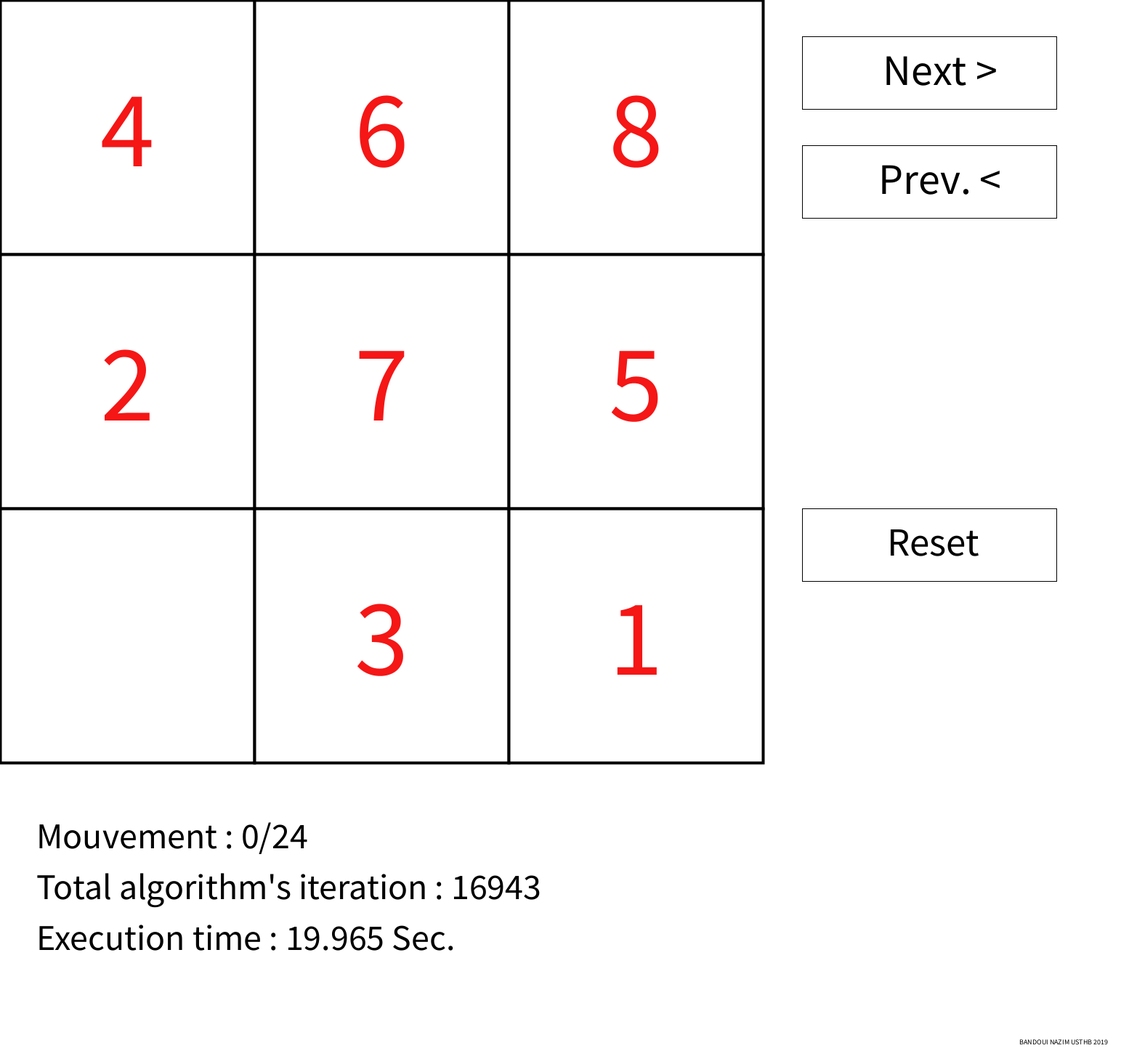
Frame 1 (no input)
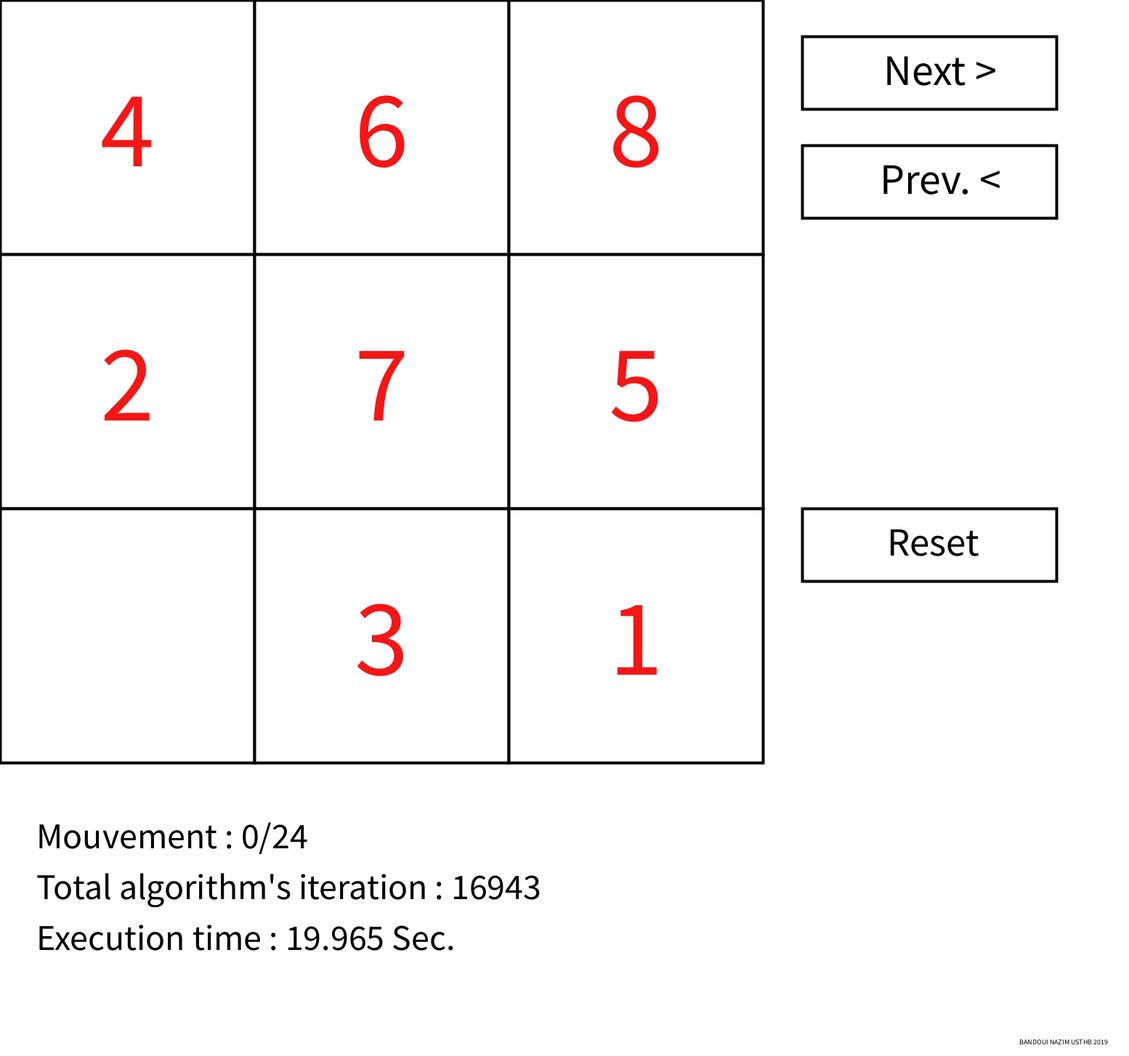
Frame 60 (the mouse pressed at the canvas centre just before this capture)
Frame 120 (the mouse held since frame 60 and released just before this capture): identical to frame 60, image omitted

The Processing sketch that drew these frames (run headless with seeded random() and noise(); from frame 60 on, the mouse is pressed at the canvas centre):

// Processing sketch: Taquin
// ── Taquin.pde



void setup()
{
  //Title
  surface.setTitle("Jeu du Taquin");
  //Resizable or not
  surface.setResizable(false);
  //window size , surface.setSize(x,y);
  surface.setSize(grid.length*cell_size+border+500,grid.length*cell_size+border+400);
  //surface.setLocation()
  surface.setLocation(600,0);
 /* println("Generation aleatoire de la matrice");
  random_shuffle(max,min);
  println("Matrice : ");
  printmatrix(grid);
  println("---------------------------");*/
  ts=System.currentTimeMillis();
  astar();
  te=System.currentTimeMillis()-ts;
  h=(float)te/1000;
  inb=road.size();
  mataff(first,road.get(0).mat);
  
}
int id=0;
int exec=0;
int done=0;
boolean cv=false;
boolean cv2 =false;
void draw()
{
    update(mouseX, mouseY);
 background(255);
 checkcolor();
 fill(todraw1);
 rect(rect1X, rect1Y, rect1SizeX, rect1SizeY);
  textSize(60);
 textAlign(CENTER,CENTER);
 fill(0);
 text("Prev. <",rect1X+190,rect1Y+45);
 fill(todraw2);
  rect(rect2X, rect2Y, rect2SizeX, rect2SizeY);
   textSize(60);
 textAlign(CENTER,CENTER);
 fill(0);
 text("Next >",rect2X+190,rect2Y+45);
   fill(todraw3);
    rect(rect3X, rect3Y, rect3SizeX, rect3SizeY);
    textSize(55);
 textAlign(CENTER,CENTER);
 fill(0);
 text("Reset",rect3X+180,rect3Y+45);

 fill(todraw4);
  fill(0);
     textSize(text_size2);
       textAlign(LEFT,CENTER);
   
       text("Mouvement : "+exec+"/"+(inb-1),50,cell_size*3+100);
      text("Total algorithm's iteration : "+iter,50,cell_size*3+170);
      text("Execution time : "+h+" Sec.",50,cell_size*3+240);
      if(g==1)
      mataff(grid,first);
 
 textSize(10);
 textAlign(CENTER,CENTER);
 fill(0);
 text("BANDOUI NAZIM USTHB 2019",grid.length*cell_size+border+410,grid.length*cell_size+border+380);
  for (int i=0;i<grid.length;i++)
  {
    for (int j=0;j<grid[0].length;j++)
    {

      //stroke(color) bordure de l'objet a dessiner
      stroke(0);
      //fill(color) couleur de l'objet a dessiner
      if(equal(grid,goal))
      {fill(#16F517);done=1;}
      else
      fill(#FFFFFF);
      //strokeWeight(color) epaisseur de la bordure
      strokeWeight(border);
      //rect(x,y,largeur,hauteur)
      rect(i*cell_size,j*cell_size,cell_size,cell_size);
      //info text
      textSize(text_size);
      fill(#F51616);
      String number="";
      if(grid[j][i]!=0)
      number=number+grid[j][i];
    textAlign(CENTER,CENTER);
    //text(text,x,y)
    text(number,i*cell_size+cell_size/2,j*cell_size+cell_size/2);
  }
  }
delay(0);
}
void mousePressed() {
  if (rect2Over) {
    if (id<road.size() && done==0)
    {
      g=0;
      if(id<=0)
      id=0;
     done=0;
       id++;
    mataff(grid,road.get(id).mat);
    exec++;
    }
  }
    if (rect1Over) {
    if (id>0)
    {
    id--;
    mataff(grid,road.get(id).mat);
    done=0;
    exec--;
    }
    if(id==0)
    g=1;
  }
  if (rect3Over)
  {
id=0;
exec=0;
done=0;
    g=1;
  }
}

// ── astar.pde


void astar()
{
  node currentnode = new node(grid,h1(grid),0,null);
  if(heuristic==1)
  currentnode = new node(grid,h2(grid),0,null);
  print("Finding the shortest path ...\n");
  child.add(currentnode);
  while(end==0)
  {
    currentnode=child.poll();
    if(equal(currentnode.mat,goal))
      {end=1;break;}
    if(existinopen(currentnode,child))
      update(currentnode,child);
     else
     {
       
        if(upok(currentnode.mat)==1)
         { 
           int[][] temp=newmat(currentnode.mat,nullx(currentnode.mat),nully(currentnode.mat),nullx(currentnode.mat)-1,nully(currentnode.mat));
           if((unvisited((new node(temp,0,0,currentnode)),visited))) 
           {
             if(heuristic==0)
             child.add(new node(temp,h1(temp),currentnode.pathcost+1,currentnode));
             else
             child.add(new node(temp,h2(temp),currentnode.pathcost+1,currentnode));
              //child.add(new node(temp,h1(temp),currentnode.pathcost+1));
           }
        }
        
        
        if(downok(currentnode.mat)==1)
         { 
           int[][] temp=newmat(currentnode.mat,nullx(currentnode.mat),nully(currentnode.mat),nullx(currentnode.mat)+1,nully(currentnode.mat));
           if((unvisited((new node(temp,0,0,currentnode)),visited))) 
           {
             if(heuristic==0)
             child.add(new node(temp,h1(temp),currentnode.pathcost+1,currentnode));
             else
             child.add(new node(temp,h2(temp),currentnode.pathcost+1,currentnode));
           }
        }
        
        if(leftok(currentnode.mat)==1)
         { 
           int[][] temp=newmat(currentnode.mat,nullx(currentnode.mat),nully(currentnode.mat),nullx(currentnode.mat),nully(currentnode.mat)-1);
           if((unvisited((new node(temp,0,0,currentnode)),visited))) 
           {
             if(heuristic==0)
             child.add(new node(temp,h1(temp),currentnode.pathcost+1,currentnode));
             else
             child.add(new node(temp,h2(temp),currentnode.pathcost+1,currentnode));
             
           }
        }
        
        if(rightok(currentnode.mat)==1)
         { 
           int[][] temp=newmat(currentnode.mat,nullx(currentnode.mat),nully(currentnode.mat),nullx(currentnode.mat),nully(currentnode.mat)+1);
           if((unvisited((new node(temp,0,0,currentnode)),visited))) 
           {
             if(heuristic==0)
             child.add(new node(temp,h1(temp),currentnode.pathcost+1,currentnode));
             else
             child.add(new node(temp,h2(temp),currentnode.pathcost+1,currentnode));
           }
        }
     }
     visited.add(currentnode);iter++;
    
  }

  print("Path found\n");
  print("Building path ...\n");
  roadbuilder(currentnode,road);
  inv(road);
   print("Build done\n");
  
}

// ── class.pde
import java.util.Comparator;
class node 
{
  int [][] mat;
  double nodecost;
  double pathcost;
  double totalcost;
  node father;
  
  node(int[][] x , double xx , double xxx , node z)
  {
    mat=x;
    nodecost=xx;
    pathcost=xxx;
    totalcost=xx+xxx;
    father=z;
  }
  node (double a , double b)
  {
    int[][] temp = {{0,0,0},{0,0,0},{0,0,0}};
    nodecost=a;
    pathcost=b;
    totalcost=a+b;
    mat=temp;
  }
  String toString()
  {
    return "nodecost ==> "+nodecost +"  pathcost ==> "+pathcost+"   totalcost ==> "+totalcost+"\n" ;
  }
}

class nodecomp implements Comparator<node>
{
    int compare(node a , node b)
  {
    if (a.totalcost<b.totalcost)
      return -1;
    if (a.totalcost>b.totalcost)
      return 1;
    return 0;
  }
}

// ── declarations.pde
import java.util.*;
int [][] grid = {{4,6,8},{2,7,5},{0,3,1}};
int[][] first = {{0,0,0},{0,0,0},{0,0,0}};
int [][] goal = {{1,2,3},{8,0,4},{7,6,5}};
int cell_size = 350;
int border=4;
int text_size=150;
int text_size2=50;
int [] selected ={0,2};
int end=0;
int iter=0;
int inb;
long ts,te;
float h;
int g=0;
int delai=600;
ArrayList<node> road = new ArrayList<node> ();
PriorityQueue<node> child = new PriorityQueue<node> (1,new nodecomp());
ArrayList<node> visited = new ArrayList<node> ();


int [][] pred={ {0,0,0}, {0,0,0}, {0,0,0}} ;




Random random = new Random();
int min=10;
int max=50;


//Choix de l'heuristique
//0- Nombre de cases mal places (favorise le nombre de coups)
//1- Somme des distance euclidiennes entre les position actuelles des cases et leur position finale (favorise le temps d'execution)
int heuristic=0;

// ── functions.pde
//retourne le x du 0 dans la matrice
int nullx(int[][]a)
{
  for (int i=0 ; i<a.length ; i++)
  {
    for (int j=0 ; j<a.length ; j++)
    {
      if(a[i][j]==0)
      return i;
    }
  }
  return -1;
}

  //retourne le y du 0 dans la matrice
int nully(int[][]a)
{
  for (int i=0 ; i<a.length ; i++)
  {
    for (int j=0 ; j<a.length ; j++)
    {
      if(a[i][j]==0)
      return j;
    }
  }
  return -1;
}


boolean adjc(int x , int y)
{
  if(y==1)
  {
    if(x==0)
    if(grid[y][x+1] == 0 ||grid[y-1][x] == 0 || grid[y+1][x] == 0)
  return true;
     else return false;
    if(x==1)
    if(grid[y][x+1] == 0 ||grid[y-1][x] == 0 || grid[y+1][x] == 0||grid[y][x-1] == 0 )
  return true;
     else return false;
    if(x==2)
    if(grid[y][x-1] == 0 ||grid[y-1][x] == 0 || grid[y+1][x] == 0 )
  return true;
     else return false;
  }
    if(y==2)
  {
    if(x==0)
    if(grid[y][x+1] == 0 || grid[y-1][x] == 0)
  return true;
     else return false;
    if(x==1)
    if(grid[y][x+1] == 0 || grid[y-1][x] == 0||grid[y][x-1] == 0 )
  return true;
     else return false;
    if(x==2)
    if(grid[y][x-1] == 0 || grid[y-1][x] == 0 )
  return true;
     else return false;
  }
      if(y==0)
  {
    if(x==0)
    if(grid[y][x+1] == 0 || grid[y+1][x] == 0)
  return true;
     else return false;
    if(x==1)
    if(grid[y][x+1] == 0 || grid[y+1][x] == 0||grid[y][x-1] == 0 )
  return true;
     else return false;
    if(x==2)
    if(grid[y][x-1] == 0 || grid[y+1][x] == 0 )
  return true;
     else return false;
  }
  return false;
}

//deux matrices sont egales
boolean equal(int [][]a , int [][] b)
{
  for (int i=0 ; i<a.length ; i++)
  {
      for(int j=0 ; j<a[0].length ; j++)
      {
        if(a[j][i] != b [j][i])
        return false;
      }
    }
  return true;
}



//nouvelle matrice avec substitution entre a[x1][y1] et a[x2][y2]
int[][] newmat(int [][] b, int x1 , int y1 , int x2 , int y2)
{
  int a[][]={{b[0][0],b[0][1],b[0][2]},{b[1][0],b[1][1],b[1][2]},{b[2][0],b[2][1],b[2][2]}};
    int temp=a[x1][y1];
a[x1][y1]=a[x2][y2];
 a[x2][y2]=temp;
 return a;
}
//possibilité de faire bouger le 0 dans les quatre directions
int upok(int [][]a)
{
  if (nullx(a)<=2 && nullx(a)>=1)
    return 1;
  return 0;
}
int downok(int [][]a)
{
  if(nullx(a)<=1 && nullx(a)>=0)
    return 1;
  return 0;
}
int rightok(int [][]a)
{
  if(nully(a)<=1 && nully(a)>=0)
    return 1;
  return 0;
}
int leftok(int [][]a)
{
  if (nully(a)<=2 && nully(a)>=1)
  return 1;
  return 0;
}

// permute entre deux noeuds
void subnode(node x , node y)
{
  node z = new node (0,0);
  z.mat=cop(x.mat);
  z.nodecost=x.nodecost;
  z.pathcost=x.pathcost;
  z.totalcost=x.totalcost;
   x.mat=cop(y.mat);
  x.nodecost=y.nodecost;
  x.pathcost=y.pathcost;
  x.totalcost=y.totalcost;
    y.mat=cop(z.mat);
  y.nodecost=z.nodecost;
  y.pathcost=z.pathcost;
  y.totalcost=z.totalcost;
  
}
//tri une liste par ordre croissant du totalcost

//si 2 noeuds sont adjacants
boolean next(node a , node b)
{
  if (upok(a.mat)==1 && equal(newmat(a.mat,nullx(a.mat),nully(a.mat),nullx(a.mat)-1,nully(a.mat)),b.mat))
  return true;
  if (downok(a.mat)==1 && equal(newmat(a.mat,nullx(a.mat),nully(a.mat),nullx(a.mat)+1,nully(a.mat)),b.mat))
  return true;
  if (leftok(a.mat)==1 && equal(newmat(a.mat,nullx(a.mat),nully(a.mat),nullx(a.mat),nully(a.mat)-1),b.mat))
  return true;
   if (rightok(a.mat)==1 && equal(newmat(a.mat,nullx(a.mat),nully(a.mat),nullx(a.mat),nully(a.mat)+1),b.mat))
  return true;
  return false;
}

int[][] cop(int [][] a)
{
  int [][]b ={ {0,0,0}, {0,0,0}, {0,0,0}};
  for(int i=0;  i<3 ;i++)
  {
      for(int j=0; j<3 ;j++)
  {
    b[i][j]=a[i][j];
  }
  }
  return b;
}
//optimise les chemins des noeuds


//verifie si u existe dans ar
boolean unvisited( node u , ArrayList<node> ar)
{
  for(int i=0 ; i<ar.size() ;i++)
  {
    if(equal(u.mat,ar.get(i).mat))
    return false;
  }
  return true;
}

boolean currentokadd (node a , PriorityQueue<node> b)
{
  for(int i=0 ; i<b.size() ; i++)
  {
    if( (equal(b.peek().mat,a.mat) && b.poll().totalcost>a.totalcost))
    return false;
  }
  return true;
}

void update (node a ,PriorityQueue<node> b)
{
  ArrayList<node> p = new ArrayList<node> ();
  node l = null;
  boolean f=false;
  while(!b.isEmpty() && !f)
  { l=b.poll();
   p.add(l);
    if(equal(l.mat,a.mat))
      {f=true;
      break;}
  }
  if(f)
  {
    if (l.totalcost<a.totalcost)
    {
      l.pathcost=a.pathcost;
      l.totalcost=l.pathcost+l.nodecost;
    }
  }
  for(int i=0 ; i <p.size() ; i++)
  {
    b.add(p.get(i));
  }
}

void printq(PriorityQueue<node> b)
{
   node l = null;
    while(!b.isEmpty())
  {
    l=b.poll();
    print(l);
  }
}

boolean existinopen(node a ,PriorityQueue<node> b)
{
  node l=null;
  ArrayList<node> p = new ArrayList<node> ();
  boolean f = false;
  
  while(!b.isEmpty() && !f)
    { l=b.poll();
    p.add(l);
    if(equal(l.mat,a.mat))
      {f=true;
      break;}
    }
  for(int i=0 ; i <p.size() ; i++)
  {
    b.add(p.get(i));
  }
  return f;
}
void roadbuilder (node a,ArrayList<node> b)
{
 
  while(a!=null)
  {
    b.add(a);
    a=a.father;
  }
}

void mataff (int [][] a,int [][]b)
{
  for (int i = 0 ; i< a.length ; i++)
    {
        for (int j = 0 ; j< a[0].length ; j++)
        {
          a[i][j]=b[i][j];
        }
    }
}
void inv (ArrayList <node> list)
{
  int listsize=list.size();
  ArrayList <node> mclama19= new ArrayList <node> ();
  list.get(0).father=null;
  for(int i=1 ; i<list.size() ; i++)
  {
    list.get(i).father=list.get(i-1);
  }
    for(int i=list.size()-1 ; i>=0 ; i--)
  {
    mclama19.add(list.get(i));
  }
  list.clear();
   for(int i=0 ; i<listsize ; i++)
  {
    list.add(mclama19.get(i));
  }
}

void printmatrix(int [][]a)
{
  for (int i=0 ; i<a.length ; i++)
  {
    for (int j=0 ; j<a.length ; j++)
    {
      print(a[i][j]+" ");
    }
    print("\n");
  }
}

int fetchx (int a , int [] [] b)
{
 for (int i=0 ; i<b.length ; i++)
  {
    for (int j=0 ; j<b.length ; j++)
    {
         if(a==b[i][j])
         return i;
    }

  }
  return -1;
}

int fetchy (int a , int [] [] b)
{
 for (int i=0 ; i<b.length ; i++)
  {
    for (int j=0 ; j<b.length ; j++)
    {
         if(a==b[i][j])
         return j;
    }

  }
  return -1;
}

// ── gui.pde

int rect2X= grid.length*cell_size+border+50, rect2Y= 50;      // Position of square button
int rect2SizeX = 350;     // Diameter of rect
int rect2SizeY = 100;     // Diameter of rect
color rect2Color=#FFFFFF ;
color rect2Highlight=125;
boolean rect2Over = false;
color todraw2;

int rect1X= grid.length*cell_size+border+50, rect1Y=rect2Y+50+rect2SizeY;      // Position of square button
int rect1SizeX = 350;     // Diameter of rect
int rect1SizeY = 100;     // Diameter of rect
color rect1Color=#FFFFFF;
color rect1Highlight=125;
boolean rect1Over = false;
color todraw1;

int rect3X= grid.length*cell_size+border+50, rect3Y=(grid.length-1)*cell_size;      // Position of square button
int rect3SizeX = 350;     // Diameter of rect
int rect3SizeY = 100;     // Diameter of rect
color rect3Color=#FFFFFF;
color rect3Highlight=125;
boolean rect3Over = false;
color todraw3;

int rect4X= grid.length*cell_size+border+50, rect4Y=rect3Y+50+rect3SizeY;      // Position of square button
int rect4SizeX = 350;     // Diameter of rect
int rect4SizeY = 100;     // Diameter of rect
color rect4Color=0;
color rect4Highlight=51;
boolean rect4Over = false;
color todraw4;


void update(int x, int y) {
    if ( overRect(rect1X, rect1Y, rect1SizeX, rect1SizeY) )
    {
    rect1Over = true;
    rect2Over = false;
    rect3Over = false;
    rect4Over = false;
    }
    else if ( overRect(rect2X, rect2Y, rect2SizeX, rect2SizeY) ) {
    rect2Over = true;
    rect1Over = false;
    rect3Over = false;
    rect4Over = false;
  } 
      else if ( overRect(rect3X, rect3Y, rect3SizeX, rect3SizeY) ) {
    rect2Over = false;
    rect1Over = false;
    rect3Over = true;
    rect4Over = false;
  }
      else if ( overRect(rect4X, rect4Y, rect4SizeX, rect4SizeY) ) {
    rect2Over = false;
    rect1Over = false;
    rect3Over = false;
    rect4Over = true;
  }else {
    rect1Over = false;
    rect2Over = false;
    rect3Over = false;
    rect4Over = false;
  }

}


boolean overRect(int x, int y, int width, int height)  {
  if (mouseX >= x && mouseX <= x+width && 
      mouseY >= y && mouseY <= y+height) {
    return true;
  } else {
    return false;
  }
}
void checkcolor()
{
  if (rect1Over) {
    todraw1=(rect1Highlight);
  } else {
    todraw1=(rect1Color);
  }
    if (rect2Over) {
    todraw2=(rect2Highlight);
  } else {
    todraw2=(rect2Color);
  }
    if (rect3Over) {
    todraw3=(rect3Highlight);
  } else {
    todraw3=(rect3Color);
  }
    if (rect4Over) {
    todraw4=(rect4Highlight);
  } else {
    todraw4=(rect4Color);
  }
}

// ── heuristic.pde
//calcule l'heurestique d'une matrice (nombre de cases dans la mauvaise place)
int h1(int[][] a)
{
  int h=0;
  for( int i=0;i<3;i++)
  {
  for( int j=0;j<3;j++)
  {
    if(a[i][j]!=goal[i][j])
    h++;
  }
  }
  return h;
}



//retourne les coord du centre d'une case
double centeraxe (int x)
{
   return(x*cell_size+cell_size)/2;
}

double euclid(double a , double b , double x , double y)
{
  a=(a-x)*(a-x);
  b=(b-y)*(b-y);
  return Math.sqrt((double)a+b);
}



//calcule l'heurestique d'une matrice (distance euclidienne)
double h2 (int [] [] a)
{
  double h=0;
 for (int i=0 ; i<a.length ; i++)
  {
    for (int j=0 ; j<a.length ; j++)
    {
       //  h=h+euclid(centeraxe(i),centeraxe(j),centeraxe(fetchx(a[i][j],goal)),centeraxe(fetchy(a[i][j],goal)));
       if(a[i][j]==1)h=h+euclid(i,j,0,0);
       if(a[i][j]==2)h=h+euclid(i,j,0,1);
       if(a[i][j]==3)h=h+euclid(i,j,0,2);
       if(a[i][j]==4)h=h+euclid(i,j,1,2);
       if(a[i][j]==0)h=h+euclid(i,j,1,1);
       if(a[i][j]==5)h=h+euclid(i,j,2,2);
       if(a[i][j]==6)h=h+euclid(i,j,2,1);
       if(a[i][j]==7)h=h+euclid(i,j,2,0);
       if(a[i][j]==8)h=h+euclid(i,j,1,0);
       
       //h=h+euclid(i,j,fetchx(a[i][j],goal),fetchy(a[i][j],goal));
    }

  }
  return h;
}

// ── v2.pde
import java.util.*;
void random_shuffle (int max , int min)
{
  int times =new Random().nextInt(max-min)+min;
  int x,y;
  for(int i=0 ; i<times ; i++)
  {
     int direction = new Random().nextInt(4);
     if (direction==0 && leftok(grid)==1)
     {
       x=nullx(grid);
       y=nully(grid);
       grid[nullx(grid)][nully(grid)]=grid[nullx(grid)][nully(grid)-1];
       grid[x][y-1]=0;
     }
     if (direction==1 && downok(grid)==1)
     {//ok
       x=nullx(grid);
       y=nully(grid);
       grid[nullx(grid)][nully(grid)]=grid[nullx(grid)+1][nully(grid)];
       grid[x+1][y]=0;
     }
     if (direction==2 && upok(grid)==1)
     {
       x=nullx(grid);
       y=nully(grid);
       grid[nullx(grid)][nully(grid)]=grid[nullx(grid)-1][nully(grid)];
       grid[x-1][y]=0;
     }
     if (direction==3 && rightok(grid)==1)
     {
       x=nullx(grid);
       y=nully(grid);
       grid[nullx(grid)][nully(grid)]=grid[nullx(grid)][nully(grid)+1];
       grid[x][y+1]=0;
     }
   
  }
}
